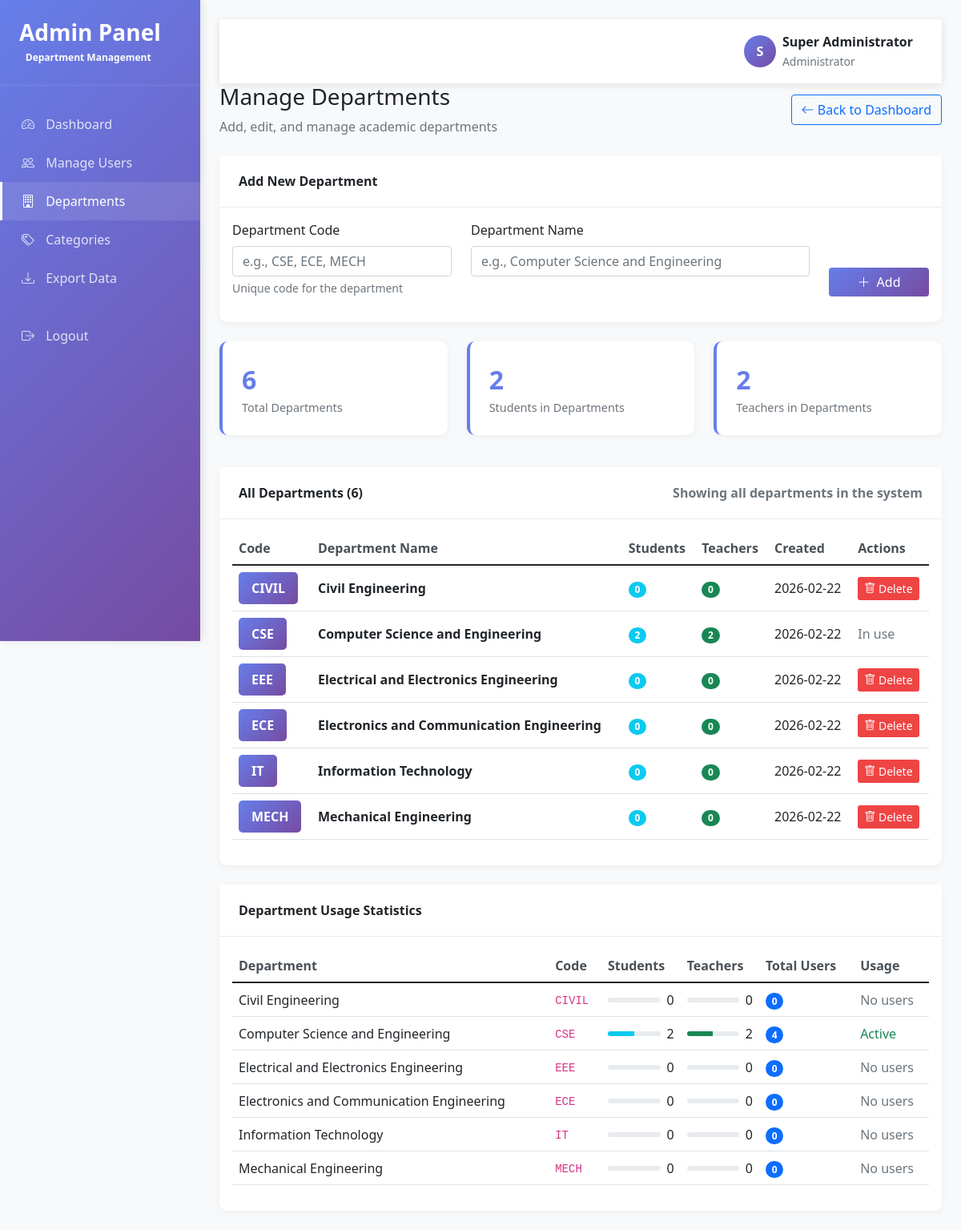
/admin/departments (signed in), run on the app's committed database.
### tables this page shows
CREATE TABLE departments (
            id INTEGER PRIMARY KEY AUTOINCREMENT,
            dept_code TEXT UNIQUE NOT NULL,
            dept_name TEXT NOT NULL,
            created_at TIMESTAMP DEFAULT CURRENT_TIMESTAMP
        );

### app.py (the view)
@app.route("/admin/departments")
@admin_required
def admin_departments():
    connection = sqlite3.connect(DB_PATH)
    connection.row_factory = sqlite3.Row
    cursor = connection.cursor()
    cursor.execute("SELECT * FROM departments ORDER BY dept_name")
    departments = cursor.fetchall()
    cursor.execute("""
        SELECT d.dept_code, d.dept_name,
               COUNT(s.student_id) as student_count,
               COUNT(t.teacher_id) as teacher_count
        FROM departments d
        LEFT JOIN student s ON d.dept_code = s.student_dept
        LEFT JOIN teacher t ON d.dept_code = t.teacher_dept
        GROUP BY d.dept_code, d.dept_name
        ORDER BY d.dept_name
    """)
    dept_stats = cursor.fetchall()
    connection.close()
    return render_template(
        "admin_departments.html",
        departments=departments,
        dept_stats=dept_stats,
        admin_name=session.get("admin_name"),
        is_superuser=session.get("is_superuser", False)
    )

### app.py (called while the page is built)
@app.context_processor
def inject_firebase_config():
    if FIREBASE_AVAILABLE:
        return dict(firebase_config=get_firebase_config())
    else:
        return dict(firebase_config=DEFAULT_FIREBASE_CONFIG)

@app.context_processor
def inject_csrf():
    return {"csrf_token": lambda: ""}

def admin_required(f):
    from functools import wraps
    @wraps(f)
    def decorated_function(*args, **kwargs):
        if not session.get("logged_in") or not session.get("admin_id"):
            return redirect(url_for("home"))
        return f(*args, **kwargs)
    return decorated_function

### firebase_config.py (called while the page is built)
def get_firebase_config():
    return FIREBASE_CONFIG

### templates/admin_departments.html (shortened to what this page needs)
<!DOCTYPE html>
<html lang="en">
<head>
    <link href="https://cdn.jsdelivr.net/npm/bootstrap@5.1.3/dist/css/bootstrap.min.css" rel="stylesheet">
    <link rel="stylesheet" href="https://cdn.jsdelivr.net/npm/bootstrap-icons@1.8.1/font/bootstrap-icons.css">
</head>
<body>
    <div class="sidebar">
        <div class="sidebar-header d-flex align-items-center">
            <div>
                <h3>Admin Panel</h3>
                <span class="badge">Department Management</span>
            </div>
        </div>
        <ul class="nav flex-column mt-4">
            <li class="nav-item">
                <a class="nav-link" href="{{ url_for('admin_dashboard') }}">
                    <i class="bi bi-speedometer2"></i> Dashboard
                </a>
            </li>
            <li class="nav-item">
                <a class="nav-link" href="{{ url_for('admin_users') }}?type=students">
                    <i class="bi bi-people"></i> Manage Users
                </a>
            </li>
            <li class="nav-item">
                <a class="nav-link active" href="{{ url_for('admin_departments') }}">
                    <i class="bi bi-building"></i> Departments
                </a>
            </li>
            <li class="nav-item">
                <a class="nav-link" href="{{ url_for('admin_categories') }}">
                    <i class="bi bi-tags"></i> Categories
                </a>
            </li>
            <li class="nav-item">
                <a class="nav-link" href="{{ url_for('admin_export') }}?type=students">
                    <i class="bi bi-download"></i> Export Data
                </a>
            </li>
            <li class="nav-item mt-4">
                <a class="nav-link" href="{{ url_for('admin_logout') }}">
                    <i class="bi bi-box-arrow-right"></i> Logout
                </a>
            </li>
        </ul>
    </div>
    <div class="main-content">
        <nav class="navbar navbar-expand-lg">
            <div class="container-fluid">
                <div class="d-flex align-items-center ms-auto">
                    <div class="user-avatar me-2">
                        {{ admin_name[0] if admin_name else 'A' }}
                    </div>
                    <div>
                        <div class="fw-bold">{{ admin_name }}</div>
                        <small class="text-muted">Administrator</small>
                    </div>
                </div>
            </div>
        </nav>
        <div class="d-flex justify-content-between align-items-center mb-4">
            <div>
                <h1 class="h3 mb-2">Manage Departments</h1>
                <p class="text-muted mb-0">Add, edit, and manage academic departments</p>
            </div>
            <div>
                <a href="{{ url_for('admin_dashboard') }}" class="btn btn-outline-primary">
                    <i class="bi bi-arrow-left"></i> Back to Dashboard
                </a>
            </div>
        </div>
        {% if is_superuser %}
        <div class="card mb-4">
            <div class="card-header">
                <span>Add New Department</span>
            </div>
            <div class="card-body">
                <form id="addDepartmentForm">
                    <div class="row">
                        <div class="col-md-4 mb-3">
                            <label for="dept_code" class="form-label">Department Code</label>
                            <input type="text" class="form-control" id="dept_code" required
                                   placeholder="e.g., CSE, ECE, MECH">
                            <div class="form-text">Unique code for the department</div>
                        </div>
                        <div class="col-md-6 mb-3">
                            <label for="dept_name" class="form-label">Department Name</label>
                            <input type="text" class="form-control" id="dept_name" required
                                   placeholder="e.g., Computer Science and Engineering">
                        </div>
                        <div class="col-md-2 mb-3 d-flex align-items-end">
                            <button type="submit" class="btn btn-add w-100">
                                <i class="bi bi-plus-lg me-1"></i> Add
                            </button>
                        </div>
                    </div>
                </form>
            </div>
        </div>
        {% endif %}
        <div class="row mb-4">
            <div class="col-md-4 mb-3">
                <div class="stat-card">
                    <div class="stat-number">{{ departments|length }}</div>
                    <div class="stat-label">Total Departments</div>
                </div>
            </div>
            <div class="col-md-4 mb-3">
                <div class="stat-card">
                    <div class="stat-number">
                        {{ dept_stats|sum(attribute='student_count') if dept_stats else 0 }}
                    </div>
                    <div class="stat-label">Students in Departments</div>
                </div>
            </div>
            <div class="col-md-4 mb-3">
                <div class="stat-card">
                    <div class="stat-number">
                        {{ dept_stats|sum(attribute='teacher_count') if dept_stats else 0 }}
                    </div>
                    <div class="stat-label">Teachers in Departments</div>
                </div>
            </div>
        </div>
        <div class="card">
            <div class="card-header d-flex justify-content-between align-items-center">
                <span>All Departments ({{ departments|length }})</span>
                <div class="text-muted">
                    Showing all departments in the system
                </div>
            </div>
            <div class="card-body">
                {% if departments %}
                <div class="table-responsive">
                    <table class="table table-hover">
                        <thead>
                            <tr>
                                <th>Code</th>
                                <th>Department Name</th>
                                <th>Students</th>
                                <th>Teachers</th>
                                <th>Created</th>
                                {% if is_superuser %}
                                <th>Actions</th>
                                {% endif %}
                            </tr>
                        </thead>
                        <tbody>
                            {% for dept in departments %}
                            {% set dept_stat = dept_stats|selectattr('dept_code', 'equalto', dept.dept_code)|first %}
                            <tr>
                                <td>
                                    <span class="dept-badge">{{ dept.dept_code }}</span>
                                </td>
                                <td>
                                    <div class="fw-bold">{{ dept.dept_name }}</div>
                                </td>
                                <td>
                                    <span class="badge bg-info rounded-pill">
                                        {{ dept_stat.student_count if dept_stat else 0 }}
                                    </span>
                                </td>
                                <td>
                                    <span class="badge bg-success rounded-pill">
                                        {{ dept_stat.teacher_count if dept_stat else 0 }}
                                    </span>
                                </td>
                                <td>{{ dept.created_at[:10] if dept.created_at else 'N/A' }}</td>
                                {% if is_superuser %}
                                <td>
                                    {% if dept_stat and (dept_stat.student_count > 0 or dept_stat.teacher_count > 0) %}
                                    <span class="text-muted">In use</span>
                                    {% else %}
                                    <button class="btn btn-delete btn-sm"
                                            onclick="deleteDepartment('{{ dept.id }}')">
                                        <i class="bi bi-trash"></i> Delete
                                    </button>
                                    {% endif %}
                                </td>
                                {% endif %}
                            </tr>
                            {% endfor %}
                        </tbody>
                    </table>
                </div>
                {% endif %}
            </div>
        </div>
        <div class="card mt-4">
            <div class="card-header">
                <span>Department Usage Statistics</span>
            </div>
            <div class="card-body">
                {% if dept_stats %}
                <div class="table-responsive">
                    <table class="table table-hover">
                        <thead>
                            <tr>
                                <th>Department</th>
                                <th>Code</th>
                                <th>Students</th>
                                <th>Teachers</th>
                                <th>Total Users</th>
                                <th>Usage</th>
                            </tr>
                        </thead>
                        <tbody>
                            {% for stat in dept_stats %}
                            {% set total_users = stat.student_count + stat.teacher_count %}
                            <tr>
                                <td>{{ stat.dept_name }}</td>
                                <td><code>{{ stat.dept_code }}</code></td>
                                <td>
                                    <div class="d-flex align-items-center">
                                        <div class="progress flex-grow-1 me-2" style="height: 6px;">
                                            <div class="progress-bar bg-info"
                                                 style="width: {{ (stat.student_count / (total_users or 1)) * 100 }}%">
                                            </div>
                                        </div>
                                        <span>{{ stat.student_count }}</span>
                                    </div>
                                </td>
                                <td>
                                    <div class="d-flex align-items-center">
                                        <div class="progress flex-grow-1 me-2" style="height: 6px;">
                                            <div class="progress-bar bg-success"
                                                 style="width: {{ (stat.teacher_count / (total_users or 1)) * 100 }}%">
                                            </div>
                                        </div>
                                        <span>{{ stat.teacher_count }}</span>
                                    </div>
                                </td>
                                <td>
                                    <span class="badge bg-primary rounded-pill">{{ total_users }}</span>
                                </td>
                                <td>
                                    {% if total_users > 0 %}
                                        <span class="text-success">Active</span>
                                    {% else %}
                                        <span class="text-muted">No users</span>
                                    {% endif %}
                                </td>
                            </tr>
                            {% endfor %}
                        </tbody>
                    </table>
                </div>
                {% else %}
                <div class="text-center py-4">
                    <p class="text-muted mb-0">No department usage data available</p>
                </div>
                {% endif %}
            </div>
        </div>
    </div>
</body>
</html>

### templates/admin_departments.html (style rules this page uses)
:root { --primary-color: #667eea; --secondary-color: #764ba2; }
body { background-color: #f8f9fa; font-family: 'Segoe UI', Tahoma, Geneva, Verdana, sans-serif; }
.sidebar { background: linear-gradient(135deg, var(--primary-color) 0%, var(--secondary-color) 100%); color: white; min-height: 100vh; position: fixed; width: 250px; transition: all 0.3s; box-shadow: 3px 0 10px rgba(0,0,0,0.1); }
.sidebar-header { padding: 1.5rem; border-bottom: 1px solid rgba(255,255,255,0.1); }
.sidebar-header h3 { margin: 0; font-weight: 600; }
.nav-link { color: rgba(255,255,255,0.8); padding: 0.75rem 1.5rem; border-left: 3px solid transparent; transition: all 0.3s; }
.nav-link:hover, .nav-link.active { color: white; background: rgba(255,255,255,0.1); border-left-color: white; }
.nav-link i { width: 20px; margin-right: 10px; }
.main-content { margin-left: 250px; padding: 1.5rem; transition: all 0.3s; }
.navbar { background: white; box-shadow: 0 2px 10px rgba(0,0,0,0.1); padding: 1rem 1.5rem; }
.card { border: none; box-shadow: 0 2px 10px rgba(0,0,0,0.05); border-radius: 10px; }
.card-header { background: white; border-bottom: 1px solid #e9ecef; padding: 1.25rem 1.5rem; font-weight: 600; }
.user-avatar { width: 40px; height: 40px; border-radius: 50%; background: linear-gradient(135deg, var(--primary-color), var(--secondary-color)); color: white; display: flex; align-items: center; justify-content: center; font-weight: 600; }
.table th { border-top: none; font-weight: 600; color: #495057; }
.table td { vertical-align: middle; }
.dept-badge { background: linear-gradient(135deg, var(--primary-color), var(--secondary-color)); color: white; padding: 0.5rem 1rem; border-radius: 5px; font-weight: 600; display: inline-block; }
.btn-add { background: linear-gradient(135deg, var(--primary-color), var(--secondary-color)); color: white; border: none; }
.btn-delete { background: #ef4444; color: white; border: none; }
.stat-card { background: white; border-radius: 10px; padding: 1.5rem; box-shadow: 0 2px 10px rgba(0,0,0,0.05); border-left: 4px solid var(--primary-color); }
.stat-number { font-size: 2rem; font-weight: 700; color: var(--primary-color); }
.stat-label { color: #6c757d; font-size: 0.9rem; }

### data on the page
departments: dept_code "CIVIL", dept_name "Civil Engineering", student_count "0", teacher_count "0", created_at "2026-02-22", total_users "0", shows "No users"
departments: dept_code "CSE", dept_name "Computer Science and Engineering", student_count "2", teacher_count "2", created_at "2026-02-22", shows "In use", {{ (stat.student_count / (total_users or 1)) * 100 }} 50.0 (drawn), {{ (stat.teacher_count / (total_users or 1)) * 100 }} 50.0 (drawn), total_users "4", shows "Active"
departments: dept_code "EEE", dept_name "Electrical and Electronics Engineering", student_count "0", teacher_count "0", created_at "2026-02-22", total_users "0", shows "No users"
departments: dept_code "ECE", dept_name "Electronics and Communication Engineering", student_count "0", teacher_count "0", created_at "2026-02-22", total_users "0", shows "No users"
departments: dept_code "IT", dept_name "Information Technology", student_count "0", teacher_count "0", created_at "2026-02-22", total_users "0", shows "No users"
departments: dept_code "MECH", dept_name "Mechanical Engineering", student_count "0", teacher_count "0", created_at "2026-02-22", total_users "0", shows "No users"

### other printed values
{{ admin_name[0] if admin_name else 'A' }} "S"
{{ admin_name }} "Super Administrator"
{{ departments|length }} "6"
{{ dept_stats|sum(attribute='student_count') if dept_stats else 0 }} "2"
{{ dept_stats|sum(attribute='teacher_count') if dept_stats else 0 }} "2"
